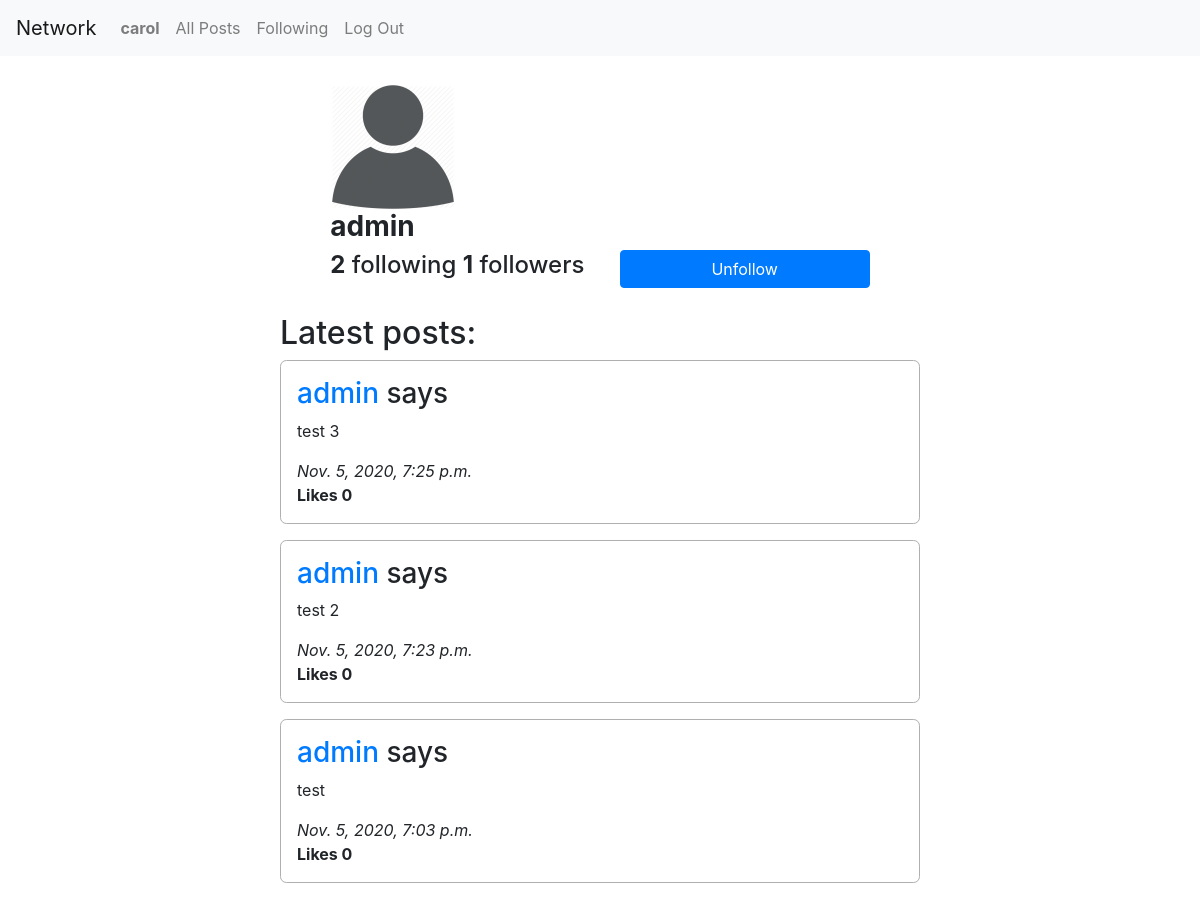
The page /profile/2 (signed in) on the database its author committed.
### network/models.py (models this page shows, shortened)
class User(AbstractUser):
    pass

class Post(models.Model):
    poster = models.ForeignKey(User, on_delete=models.CASCADE, related_name='posts')
    content = models.TextField()
    timestamp = models.DateTimeField(auto_now=True)
    likes = models.IntegerField(default=0)

### network/views.py (the view, shortened to what this page needs)
# urls.py: path("profile/<int:profileId>", views.ProfilePage.as_view(), name="profilePage"),
class ProfilePage(View):
    template_name = 'network/profilePage.html'
    def _checkVisitorIsFollowingThisProfile(self, request, profile_followers):
        from django.contrib.auth.models import AnonymousUser
        if isinstance(request.user, AnonymousUser):
            return False
        visitor = User.objects.get(id=request.user.id)
        if visitor.id in map(lambda profile_follower: profile_follower.id, profile_followers):
            return True
        return False
    def get(self, request, profileId):
        try:
            profile = User.objects.get(id=profileId)
        except ObjectDoesNotExist:
            return HttpResponse(status=404)
        profile_posts = Post.objects.order_by('-timestamp').filter(poster=profile)
        profile_followers = [profile_follower.user_follower for profile_follower in profile.followers.all()]
        profile_following = profile.users_being_followed.all()
        visitor_is_following = self._checkVisitorIsFollowingThisProfile(request, profile_followers)
        context = {
            'profile_id': profile.id,
            'username': profile.username,
            'n_of_followers': len(profile_followers),
            'n_following': len(profile_following),
            'profile_posts': profile_posts,
            'visitor_is_following': visitor_is_following
        }
        return render(request, self.template_name, context)

### network/templates/network/profilePage.html (shortened to what this page needs)
{% extends './layout.html' %}
{% load static %}
{% block body %}
	<div class="container-sm profileContainer">
		<div>
			<img src="{% static 'network/images/profileImage.png' %}" alt="Profile image">
			<h3>
				<strong>{{ username }}</strong>
			</h3>
			<h4 class="followNumbers">
				<strong id="following">{{ n_following }}</strong> following
				<strong id="followers">{{ n_of_followers }}</strong> followers
			</h4>
		</div>
		{% if user.is_authenticated and user.username != username %}
			<button type="button" id="followBtn" class="btn btn-primary">
				{% if visitor_is_following %}
					Unfollow
				{% else %}
					Follow
				{% endif %}
			</button>
		{% endif %}
	</div>
	<div class="postsContainer">
		<h2>Latest posts:</h2>
		{% for post in profile_posts %}
			<div class="post">
				<h3>
						<a href="{% url 'profilePage' post.poster.id %}">{{ post.poster }}</a> says
				</h3>
				<p>{{ post.content }}</p>
				<em>{{ post.timestamp }}</em>
				<br>
				<strong>Likes {{ post.likes }}</strong>
				<br>
			</div>
		{% empty %}
			<h2>There are no posts here yet...</h2>
		{% endfor %}
	</div>
{% endblock %}

### network/templates/network/layout.html (shortened to what this page needs)
{% load static %}
<!DOCTYPE html>
<html lang="en">
    <head>
        <link rel="stylesheet" href="https://stackpath.bootstrapcdn.com/bootstrap/4.4.1/css/bootstrap.min.css">
        <link href="{% static 'network/styles/styles.css' %}" rel="stylesheet">
    </head>
    <body>
        <nav class="navbar navbar-expand-lg navbar-light bg-light">
            <a class="navbar-brand" href="{% url 'index' %}">Network</a>
            <div>
              <ul class="navbar-nav mr-auto">
                {% if user.is_authenticated %}
                    <li class="nav-item">
                        <a class="nav-link" href="{% url 'profilePage' user.id %}">
                            <strong>{{ user.username }}</strong>
                        </a>
                    </li>
                {% endif %}
                <li class="nav-item">
                  <a class="nav-link" href="{% url 'index' %}">All Posts</a>
                </li>
                {% if user.is_authenticated %}
                    <li class="nav-item">
                        <a class="nav-link" href="{% url 'followingPage' %}">Following</a>
                    </li>
                    <li class="nav-item">
                        <a class="nav-link" href="{% url 'logout' %}">Log Out</a>
                    </li>
                {% endif %}
              </ul>
            </div>
          </nav>
        <div class="body">
            {% block body %}
            {% endblock %}
        </div>
    </body>
</html>

### network/static/network/styles/styles.css (style rules this page uses)
* { margin: 0; padding: 0; }
html { font-size: 100%; box-sizing: border-box; }
.profileContainer { display: flex; justify-content: space-evenly; align-items: center; width: 40em; margin: 1.6em auto; }
.profileContainer .btn { min-width: 15.625em; align-self: flex-end; }
.postsContainer { max-width: 40em; margin: auto; }
.postsContainer .post { margin: auto; margin-bottom: 1em; padding: 1em; border-radius: 0.4em; border: 0.075em solid #afafaf; }

### rows shown on the page
User: username "carol"
User: username "admin"
Post: poster "admin", content "test 3", timestamp "Nov. 5, 2020, 7:25 p.m.", likes "0"
Post: poster "admin", content "test 2", timestamp "Nov. 5, 2020, 7:23 p.m.", likes "0"
Post: poster "admin", content "test", timestamp "Nov. 5, 2020, 7:03 p.m.", likes "0"

### other values the page prints
{{ n_following }} "2"
{{ n_of_followers }} "1"
